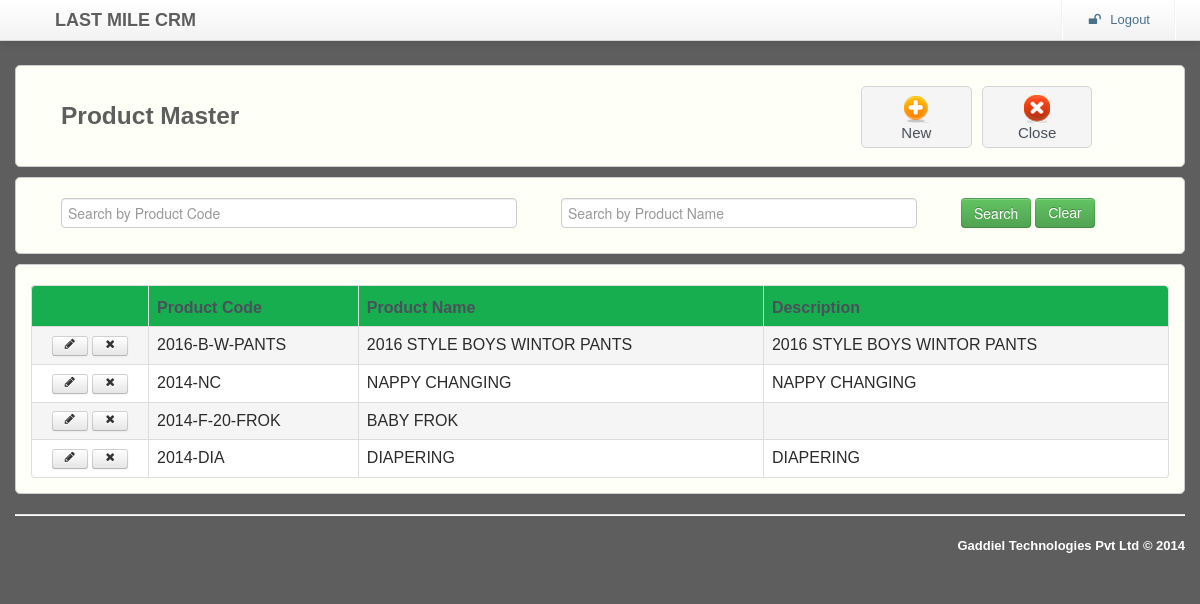
The app's page /master/productMaster/productMaster.php with its own data.
### tables this page shows
CREATE TABLE IF NOT EXISTS `PRODUCT_MASTER` (
  `CREATED_BY` varchar(60) NOT NULL DEFAULT '-1',
  `CREATED_DATE` date NOT NULL DEFAULT '0000-00-00',
  `LAST_UPDATE_BY` varchar(60) NOT NULL DEFAULT '-1',
  `LAST_UPDATE_DATE` timestamp NOT NULL DEFAULT CURRENT_TIMESTAMP ON UPDATE CURRENT_TIMESTAMP,
  `ID` int(10) NOT NULL AUTO_INCREMENT,
  `PRODUCT_NAME` varchar(60) NOT NULL,
  `PRODUCT_CODE` varchar(60) NOT NULL,
  `DESCRIPTION` varchar(240) DEFAULT NULL,
  PRIMARY KEY (`ID`)
);

### master/productMaster/productMaster.php (the view, shortened to what this page needs)
<html lang="en"><head><meta http-equiv="Content-Type" content="text/html; charset=UTF-8">
    <link rel="stylesheet" type="text/css" href="../../resources/css/bootstrap.min.css" >
    <link rel="stylesheet" type="text/css" href="../../resources/css/bootstrap-responsive.min.css" >
    <link rel="stylesheet" type="text/css" href="../../resources/css/alveolae.css">
    <link rel="stylesheet" type="text/css" href="../../resources/css/font-awesome.css">
    <link rel="stylesheet" type="text/css" href="../../resources/css/footable.core.css?v=2-0-1">
    <link rel="stylesheet" type="text/css" href="../../resources/css/footable-demos.css">
</head>
<body>
	  <?php include($_SERVER['DOCUMENT_ROOT'].'/lastMileCRM/header.php'); ?>
	<form action="" method="POST" name="forms">
	<div id="main-content">
		<div class="container">
			<div class="row">
			   <div class="span12 desktop">
				 <div class="widget">
					<div class="widget-content ">
						<div class="span8"><h3>Product Master</h3></div>
						<div class="span3">
							<div class="box-holder">
                                 <a href="addProductMaster.php" onClick="newPage()">
                                 <div class="box"><img src="../../resources/images/e-add.png"/></br>New</div></a>
                            </div>
							 <div class="box-holder">
							   <a href="../master.php">
							   <div class="box"><img src="../../resources/images/e-close.png"/></br>Close</div></a>
                             </div>
						</div>
					</div>
				</div>
			 </div>
					<div class="span12">
					    <div class="widget">
						<div class="widget-content">
							<div class="span5"><input type="text" autofocus class="span5" placeholder="Search by Product Code"  id="searchname" name="ProductCode"/></div>
							<div class="span4"><input type="text" class="span4" placeholder="Search by Product Name" id="searchphone" name="ProductName"/></div>
							<div class="span2"><input type="submit" class="btn btn-success " onClick="searchvalue()" value="Search"> <a href="#" class="btn btn-success " onClick="clearvalue()">Clear</a></div>
						</div>
					   </div>
			  </div>
				<div class="span12">
					<div class="widget-content">
						<div class="tab-content">
							<div class="tab-pane active" id="demo">
							<table class="table demo table-bordered " data-filter="#filter" data-page-size="5"
							       data-page-previous-text="prev" data-page-next-text="next">
								<thead>
									   <tr class="widget-header">
										<th ></th>
										<th data-toggle="true">Product Code</th>
										<th >Product Name</th>
										<th data-hide="phone">Description</th>
									</tr>
								</thead>
								<tbody id="gridvaluediv" class="mytable1">
								 <?php
									$pdo = Database::connect();
									$pdo->setAttribute(PDO::ATTR_ERRMODE, PDO::ERRMODE_EXCEPTION);
									$result = $pdo->prepare("SELECT ID,PRODUCT_CODE,PRODUCT_NAME,DESCRIPTION FROM PRODUCT_MASTER ORDER BY PRODUCT_CODE DESC");
		                            $result->execute();
		                            for($i=0; $row = $result->fetch(); $i++){
			 				      ?>
									<tr Style="cursor:pointer;" id="views">
                                    <td class="actions">
											<a href="editProductMaster.php?id=<?php echo $row['ID']; ?>" class="btn btn-small "><i class="icon-pencil"></i></a>
											<a href="deleteProductMaster.php?id=<?php echo $row['ID']; ?>" class="btn btn-small" onclick="return confirm('Are you sure?')" ><i class="icon-remove"></i></a>
										</td>
										<td><?php  echo $row['PRODUCT_CODE'];?></td>
										<td><?php echo  $row['PRODUCT_NAME'];?></td>
										<td><?php echo  $row['DESCRIPTION'];?></td>
									</tr>
									 <?php  }?>
								</tbody>
							</table>
							</div>
						</div>
					</div>
				</div>
			</div>
				 <?php include($_SERVER['DOCUMENT_ROOT'].'/lastMileCRM/footer.php'); ?>
		</div>
	</div>
	</form>
</body>
</html>

### resources/css/alveolae.css (style rules this page uses)
body { background-color: #5e5e5e; font-family: 'Asap', sans-serif; }
h3 { margin-bottom: 15px; font-weight: 700; color: #5e5e5e; }
#main-content { padding-top: 60px; }
label, input, button, select, textarea { cursor: default; }
.box-holder { width: 25%; display: table-cell; }
.box-holder a { text-decoration: none; }
.box { height: 50px; padding: 5px; margin-right: 10px; font-size: 15px; text-align: center; color: #4A515B; background: #F5F5F5; border: 1px solid #D5D5D5; border-radius: 5px; text-shadow: 1px 1px 1px #EDEDED; }
.widget { clear: both; width: auto; position: relative; margin-bottom: 10px; }
.widget-header { position: relative; height: 40px; background: #17ae4f; border: 1px solid #CCCCCC; -webkit-border-top-left-radius: 5px; -webkit-border-top-right-radius: 5px; -moz-border-radius-topleft: 5px; -moz-border-radius-topright: 5px; border-top-left-radius: 5px; border-top-right-radius: 5px; }
.widget-content { padding: 20px 15px 15px; background: #fefff7; border: 1px solid #CCCCCC; -moz-border-radius: 5px; -webkit-border-radius: 5px; border-radius: 5px; }
.widget-content:before, .widget-content:after { content:""; display:table; clear:both; }
.table th { text-align: left; color: #4A515B; }
.table .actions { width: 100px; text-align: center; }
.table { display: table; margin: 0 auto; }
.desktop { display:block; }

### resources/css/footable.core.css (style rules this page uses)
.footable { width: 100%; }
.footable > thead > tr > th { -webkit-touch-callout: none; -webkit-user-select: none; -khtml-user-select: none; -moz-user-select: -moz-none; -ms-user-select: none; user-select: none; }

### resources/css/footable-demos.css (style rules this page uses)
body { color:#2B2B2B; font-family: 'trebuchet MS' , 'Lucida sans' , Arial; }

### master/productMaster/productMaster.php (style rules this page uses)
.oddtr { background-color:#FFFFFF; }
.eventr { background-color:#F5F5F5; }

### records on screen
product_master: PRODUCT_CODE "2016-B-W-PANTS", PRODUCT_NAME "2016 STYLE BOYS WINTOR PANTS", DESCRIPTION "2016 STYLE BOYS WINTOR PANTS"
product_master: PRODUCT_CODE "2014-NC", PRODUCT_NAME "NAPPY CHANGING", DESCRIPTION "NAPPY CHANGING"
product_master: PRODUCT_CODE "2014-F-20-FROK", PRODUCT_NAME "BABY FROK"
product_master: PRODUCT_CODE "2014-DIA", PRODUCT_NAME "DIAPERING", DESCRIPTION "DIAPERING"
